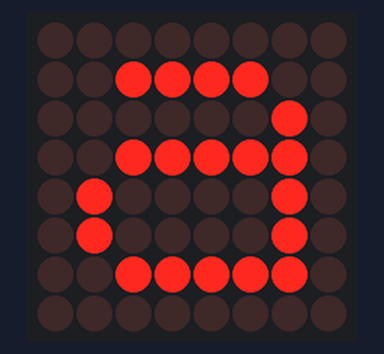
This sketch was run on a simulated Arduino Uno, built with avr-gcc and run on an emulated ATmega328P. Shown: 8×8 LED matrix.

Above: at 0.1 s.

The sketch:

letter-a.ino
```cpp
#include <LedControl.h>

LedControl lc = LedControl(12, 11, 10, 1);

// lowercase 'a'
byte a[8] = {
  B00000000,
  B00111100,
  B00000010,
  B00111110,
  B01000010,
  B01000010,
  B00111110,
  B00000000
};

void setup() {
  lc.shutdown(0, false);
  lc.setIntensity(0, 8);
  lc.clearDisplay(0);

  for (int i = 0; i < 8; i++) {
    lc.setRow(0, i, a[i]);
  }
}

void loop() {}
```
